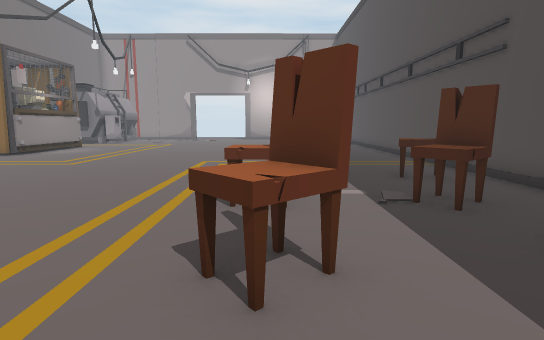
[1] (above)

21 first-person views from a walk through a 3-D level made in the Unity game engine. The camera is 1.3 m above the floor, tilts 8° down and sees 80° across. The floor is counted in squares, 1 m on a side. Each view is taken from the middle of a square. On the plan, view 1 faces up. The plan holds only what a view shows up to about 14 squares ahead; the rest is blank. The place goes on beyond the plan. The player is left out. Some animated figures are not drawn.

[2]
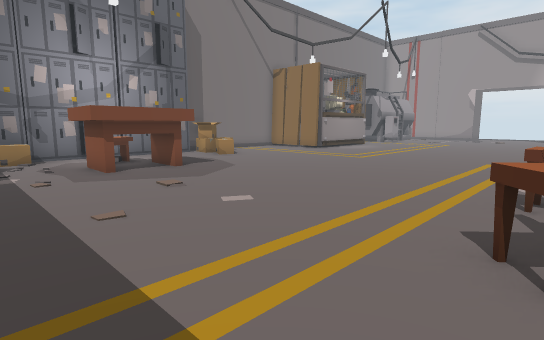

[3]
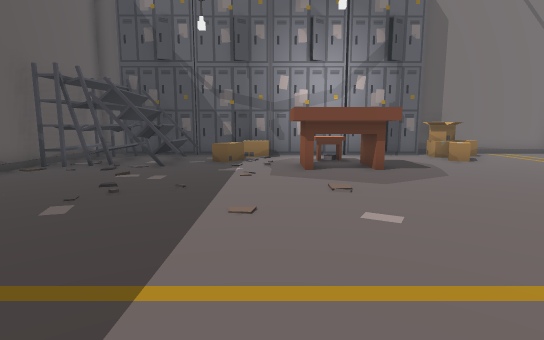

[4]
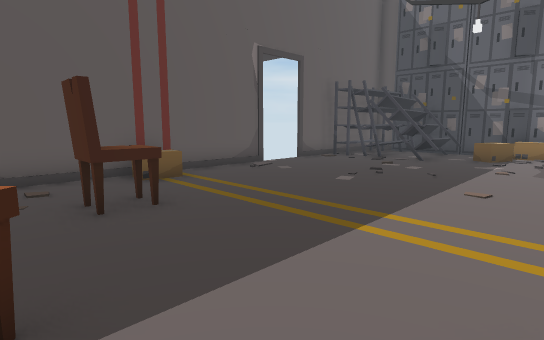

[5]
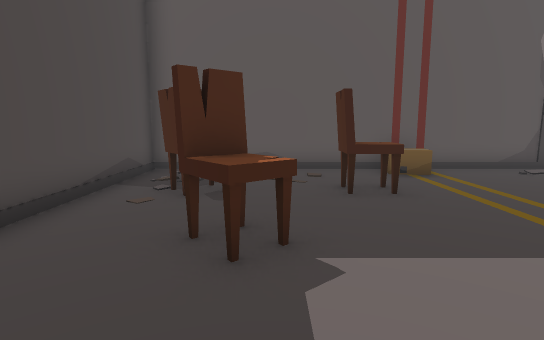

[6]
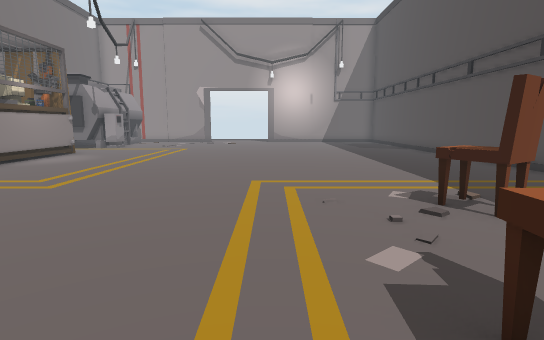

[7]
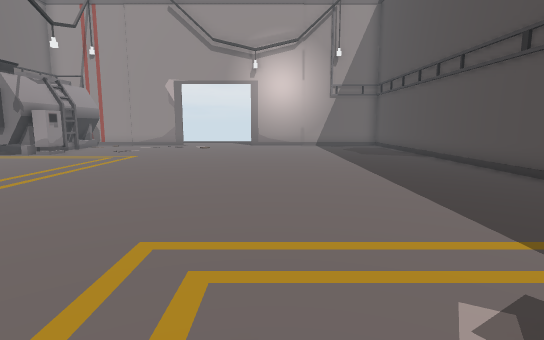

[8]
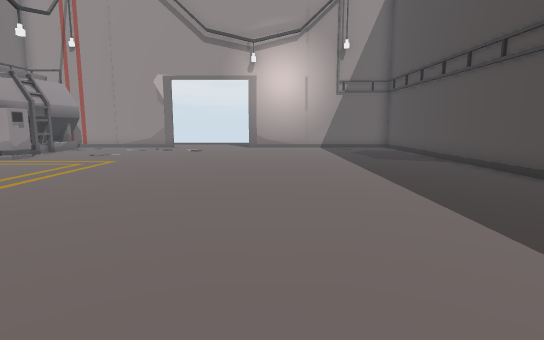

[9]
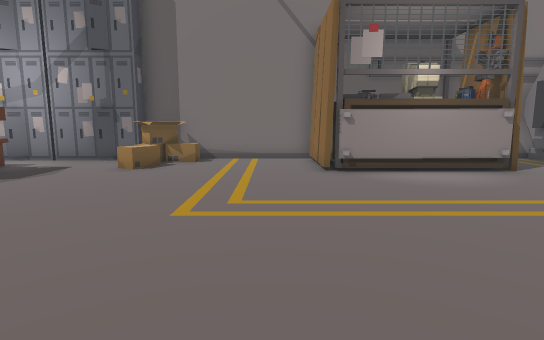

[10]
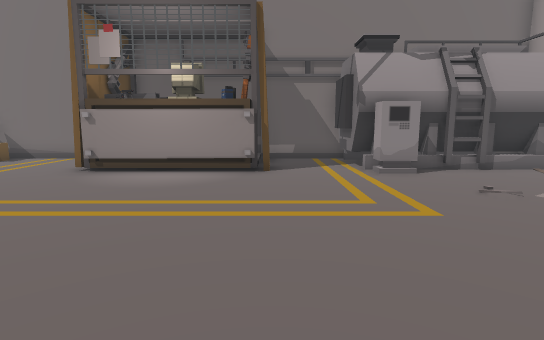

[11]
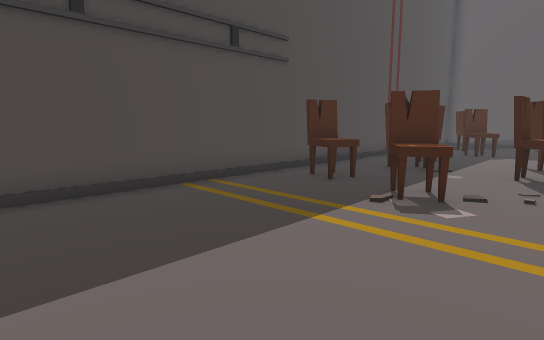

[12]
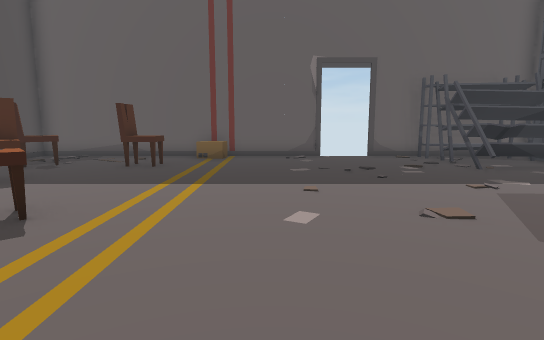

[13]
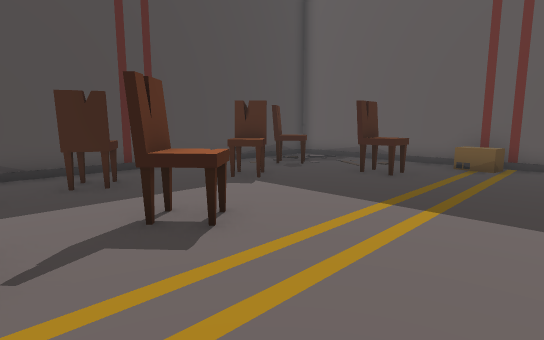

[14]
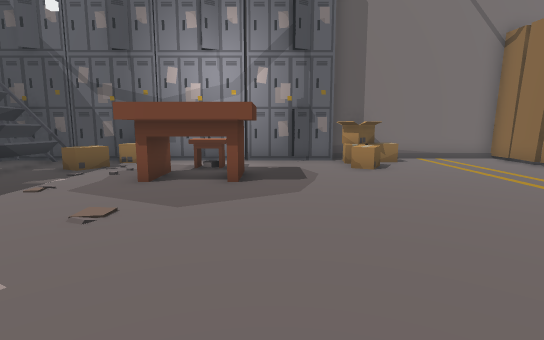

[15]
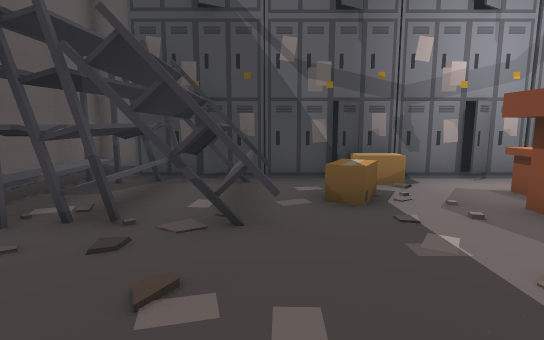

[16]
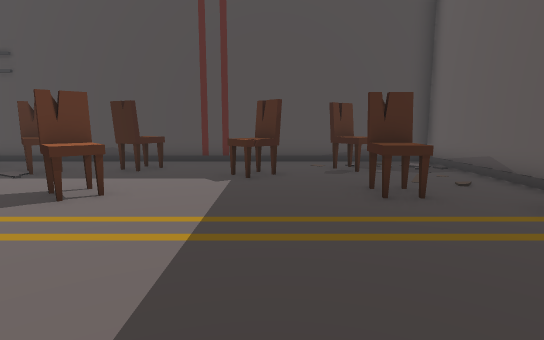

[17]
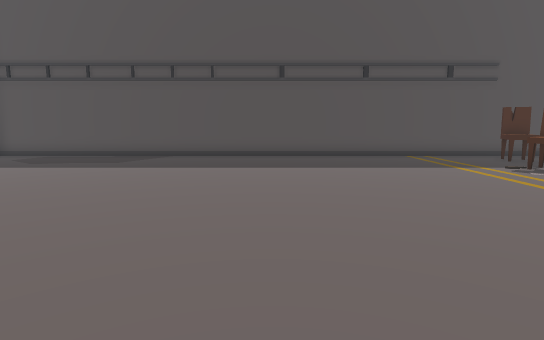

[18]
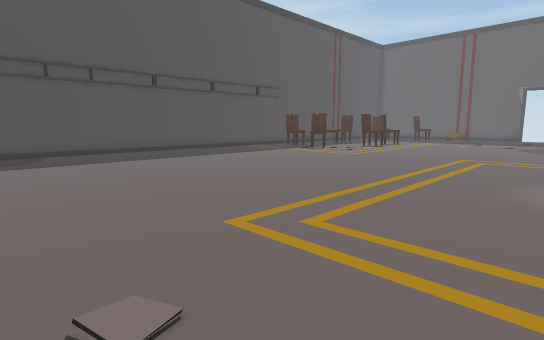

[19]
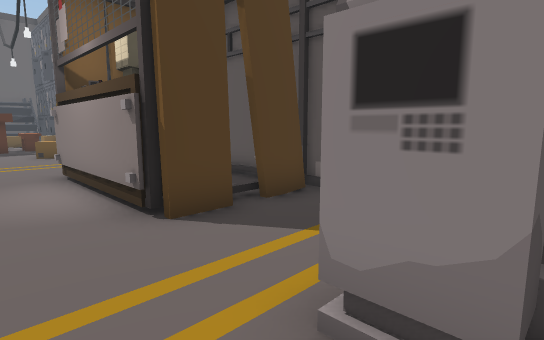

[20]
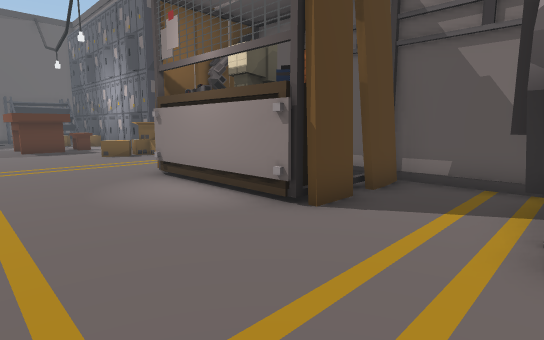

[21]
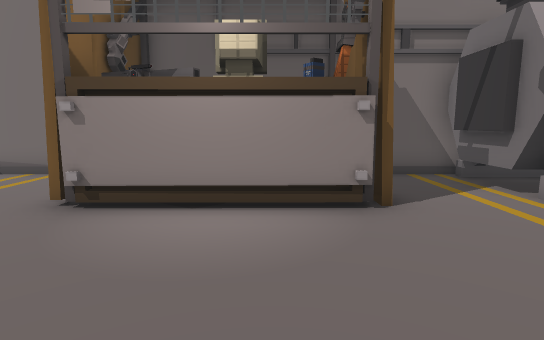

### Floor plan
Points are (right, up) in squares from view 1. A wall is a line through its corners. A room is listed if a view was taken in it or the views show most of it. See-through windows are left out.
Room 1 (views 1, 2, 3, 4, 5, 6, 7, 8, 9, 10, 11, 12, 13, 14, 15, 16, 17, 18, 19, 20, 21)
walls: (-10.7, 14) (-12.6, 14); (-12.3, 13.5) (-14.5, 13.5) (-14.5, 7.1); (-13.7, 8.7) (-12.9, 7.9); (-11.4, 18.6) (-10.8, 18.6) (-10.8, 13.5) (-12.2, 13.5); (-11.6, 22.1) (-11.6, 21.2); (-12, 22.1) (-12, 21.2); (-10.6, 22.9) (-10.6, 21.9) (-12, 21.9); (-6.1, -6.5) (5.5, -6.5) (5.5, 24.5); (-10, -6.5) (-8, -6.5); (-11.1, 24.5) (-11.1, 23.9); (-11.3, 24.5) (-11.3, 21.4)
low walls: (-12.3, 8.5) (-11.3, 8) (-11.7, 7.3); (-13.3, 7.5) (-13.8, 7.6); (-13.4, 8.2) (-12.7, 8.1) (-12.8, 7.3); (-13.9, 9.4) (-13.1, 9.4) (-13.1, 8.2); (-11.1, 18.3) (-11.1, 14); (-12.9, 0.9) (-12.9, -0.2); (-12, 0) (-11.1, -0.5) (-11.4, -1.2); (-2.2, -6) (-2.1, -5.3) (-1, -5.5); (-11.7, 22.1) (-11.7, 21.2)
ways out: opening at (-12, 20) to room 2
objects: locker (-14, -1) to (-14, 1); locker (-14, 2) to (-14, 4); locker (-14, 5) to (-14, 7); shelf (-13, -6) to (-10, -2); table (-12, 3) to (-12, 4); table (-11, 2) to (-9, 4); chair (-1, 2) to (1, 3); chair (-1, 5) to (0, 6); chair (0, -4) to (1, -3); chair (1, 8) to (2, 10); chair (2, -1) to (3, 0); chair (2, 5) to (4, 6); chair (3, -4) to (4, -3); chair (3, 3) to (4, 3); chair (3, 8) to (4, 9)
Room 2 (no view inside)
walls: (-12.2, 18.9) (-11, 18.9); (-14.1, 18.9) (-12.7, 18.9); (-11.6, 21.2) (-13.6, 21.2); (-11.6, 21.4) (-14.4, 21.4); (-14.5, 22.1) (-14.5, 18.9)
low walls: (-13.2, 18.6) (-12.6, 18.6)
ways out: opening at (-12, 20) to room 1; gap at (-13.5, 19)
Room 3 (no view inside)
walls: (-13, -6.5) (-10, -6.5)

Positions as (right, up) in squares from view 1, and headings:
1: (0, 0), facing up
2: (0, -1), facing up-left
3: (0, 1), facing left
4: (2, 2), facing down-left
5: (2, 3), facing down
6: (-2, 4), facing up
7: (-1, 8), facing up
8: (-1, 10), facing up
9: (-2, 12), facing left
10: (-2, 19), facing left
11: (-1, 15), facing down-right
12: (-4, 7), facing down
13: (-4, 5), facing down-right
14: (-2, 5), facing left
15: (-6, -2), facing left
16: (-6, -1), facing right
17: (-8, 17), facing right
18: (-10, 24), facing down-right
19: (-9, 23), facing down-left
20: (-7, 22), facing down-left
21: (-6, 17), facing left
